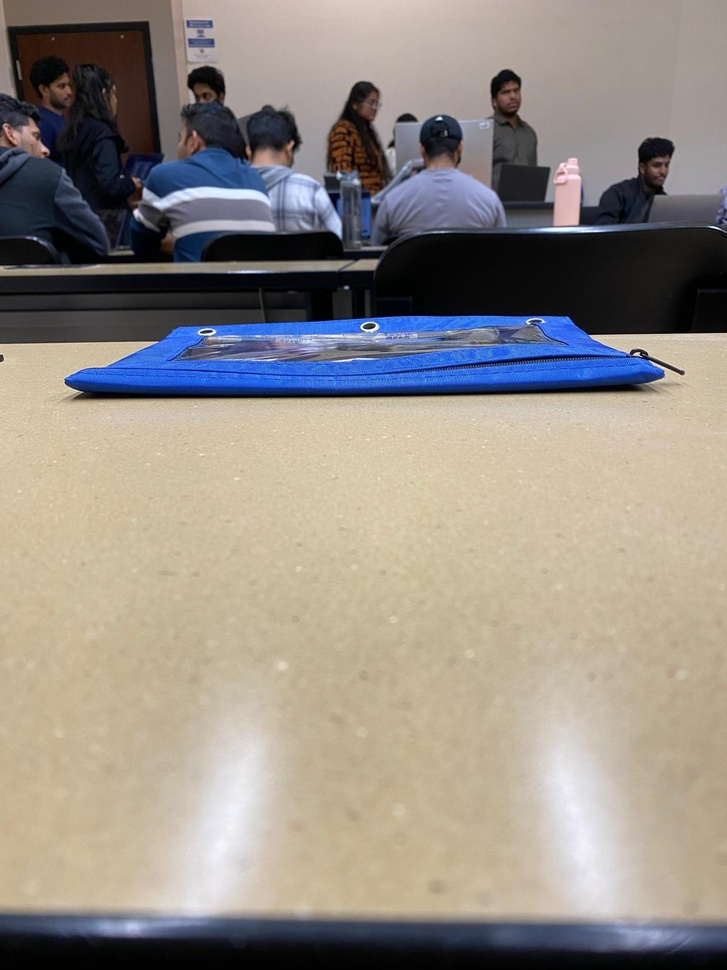
#> input picture hwsources/reference.jpg, 727 x 970 px, shrunk from 1200 x 1600 before the run
$ python Assignment2Part2.py
#> lines starting #> are read from the running program, lines starting #| are printed output that depends on the picture
"""
CSC 8830 Assignment 2 - Problem 2: Convolution & Fourier Transform
Author: [Your Name]

Description:
    1. Loads an image (L).
    2. Applies Gaussian Blur to create (L_b).
    3. Recovers L from L_b using Inverse Filtering in the Frequency Domain (FFT).

    Note on Inverse Filtering:
    Direct inversion (G / H) is extremely sensitive to noise and zeros in the kernel.
    This script adds a small epsilon value to the divisor to prevent division by zero,
    a rudimentary form of regularization (Wiener Deconvolution concept).
"""

import cv2
import numpy as np
import matplotlib.pyplot as plt

def create_gaussian_kernel(ksize, sigma):
    """ Creates a 2D Gaussian kernel """
    kernel = cv2.getGaussianKernel(ksize, sigma)
    kernel = kernel @ kernel.T
    return kernel

def main():
    print("=== Image Deblurring via Fourier Transform ===")

    img_path = input("Enter image path (e.g., cover.jpg): ").strip()
#> the answer given: reference.jpg
    img = cv2.imread(img_path, 0) # Load as grayscale for Fourier simplicity
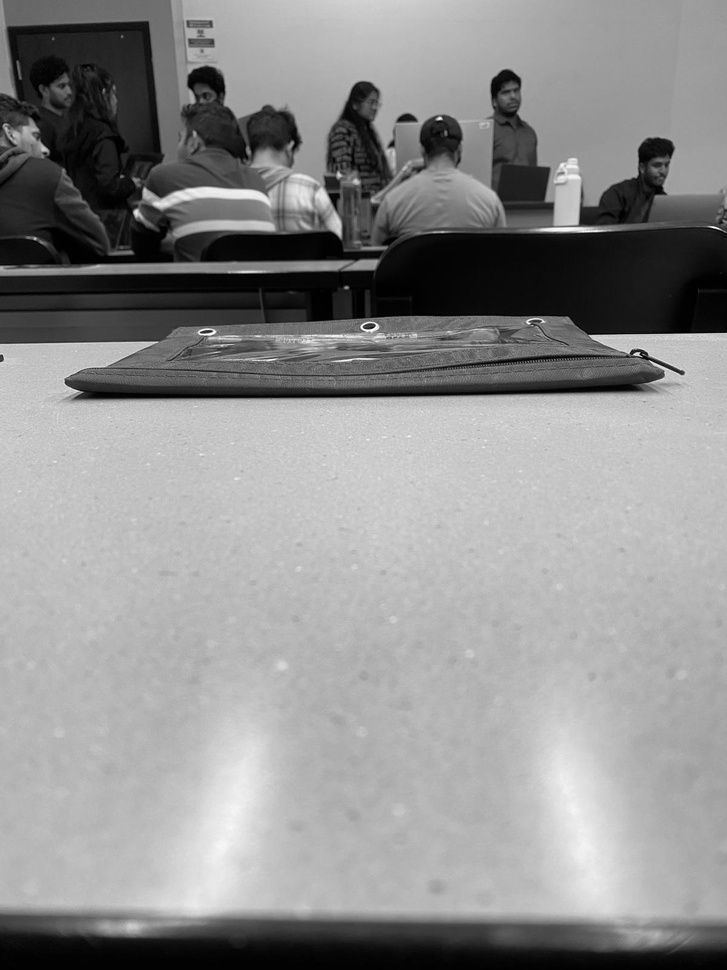
#> img: shape (970, 727); min 0, max 255, mean 142.3

    if img is None:
        print("[ERROR] Could not load image.")
        return

    rows, cols = img.shape
#> rows = 970; cols = 727

    # --- Step 1: Create Blurred Image (L_b) ---

    # Define Gaussian Kernel
    ksize = 21
    sigma = 5
    kernel = create_gaussian_kernel(ksize, sigma)

    # Apply blur spatially to get our "Observation" L_b
    img_blurred = cv2.filter2D(img, -1, kernel)
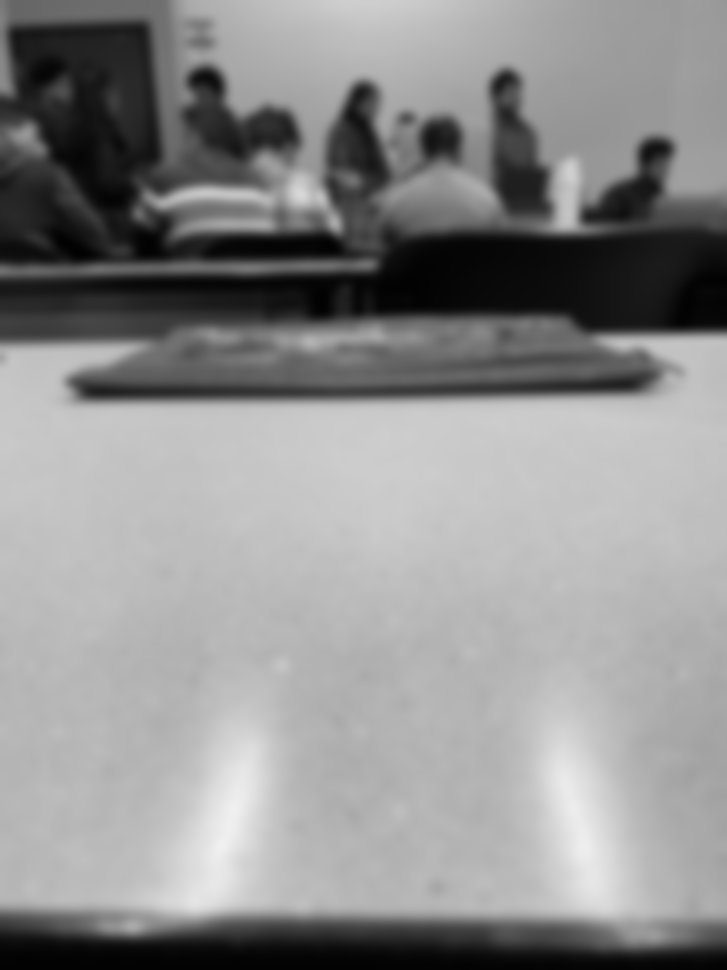
#> img_blurred: shape (970, 727); min 1, max 240, mean 142.3


    # --- Step 2: Recover Image (Inverse Filtering) ---

    # 2a. Convert Image and Kernel to Frequency Domain
    # We need to pad the kernel to the size of the image for FFT multiplication/division
    kernel_padded = np.zeros_like(img, dtype=np.float32)

    # Place kernel at center (or corner and shift)
    # Standard approach: Place at top-left, but we must account for anchor point.
    kh, kw = kernel.shape
    pad_h, pad_w = kh // 2, kw // 2

    # Copy kernel to center of padded array
    kernel_padded[rows//2 - pad_h : rows//2 + pad_h + 1,
                  cols//2 - pad_w : cols//2 + pad_w + 1] = kernel

    # Shift kernel so the center is at (0,0) in freq domain
    kernel_shifted = np.fft.ifftshift(kernel_padded)

    # FFT of Blurred Image
    fft_image = np.fft.fft2(img_blurred)

    # FFT of Kernel (Optical Transfer Function)
    fft_kernel = np.fft.fft2(kernel_shifted)

    # 2b. Inverse Filtering (Deconvolution)
    # F_est = G / H
    # We add a small epsilon to avoid division by zero
    epsilon = 1e-3

    # Perform division in frequency domain
    fft_recovered = fft_image / (fft_kernel + epsilon)

    # 2c. Inverse FFT to get back to Spatial Domain
    img_recovered = np.fft.ifft2(fft_recovered)
    img_recovered = np.abs(img_recovered) # Take magnitude
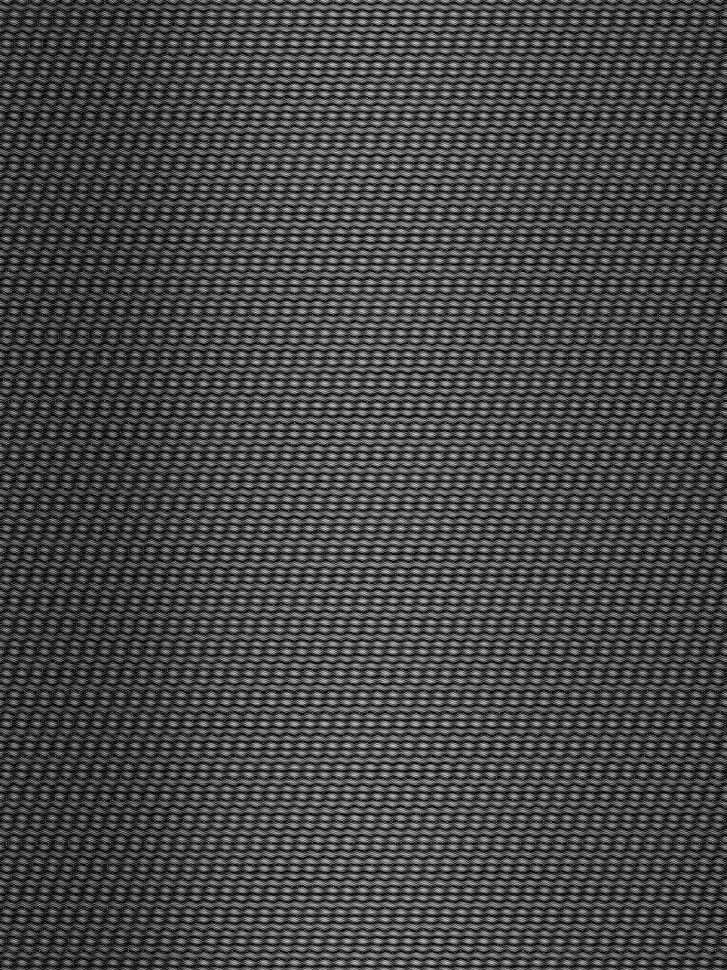
#> img_recovered: shape (970, 727) float64; min 0.0452, max 144811.4, mean 40432.4; drawn with min black and max white

    # Normalize for display
    img_recovered = cv2.normalize(img_recovered, None, 0, 255, cv2.NORM_MINMAX)
    img_recovered = np.uint8(img_recovered)

    # --- Step 3: Visualization ---
    plt.figure(figsize=(12, 5))

    plt.subplot(1, 3, 1)
    plt.title("Original (L)")
    plt.imshow(img, cmap='gray')
    plt.axis('off')

    plt.subplot(1, 3, 2)
    plt.title(f"Blurred (L_b)\nSigma={sigma}")
    plt.imshow(img_blurred, cmap='gray')
    plt.axis('off')

    plt.subplot(1, 3, 3)
    plt.title("Recovered via FFT")
    plt.imshow(img_recovered, cmap='gray')
    plt.axis('off')

    plt.tight_layout()
    plt.show()
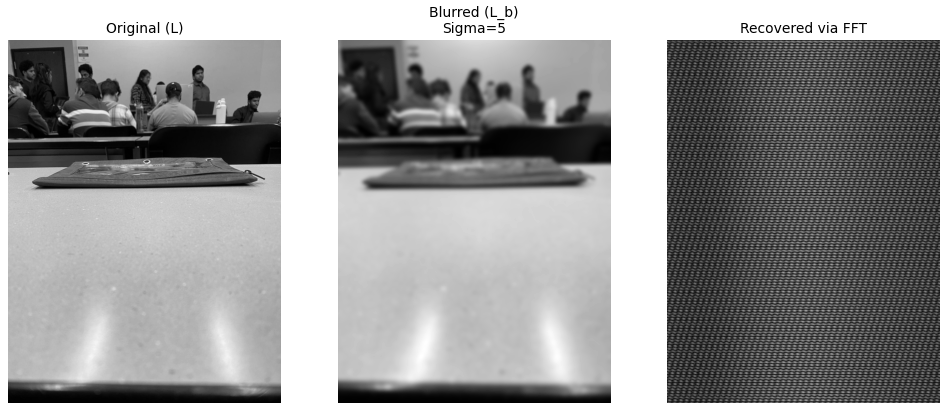
#> figure drawn by matplotlib, 3 panels

if __name__ == "__main__":
    main()
